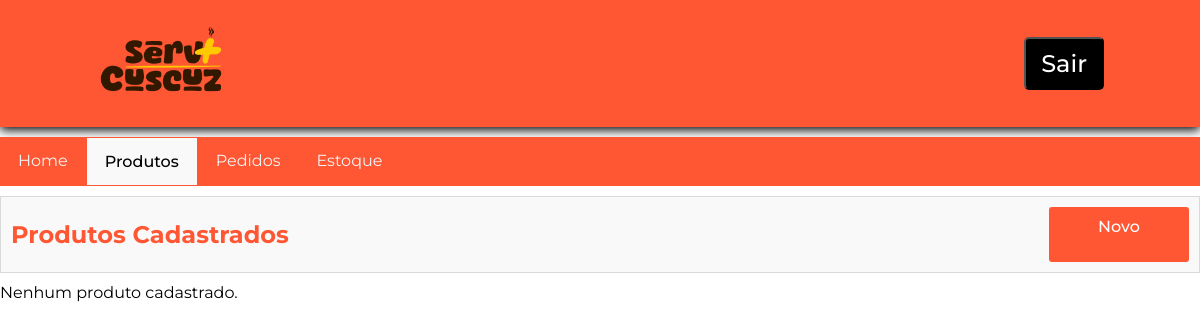
Before: /view/funcionario/produtos.php (signed in) with the older database file.
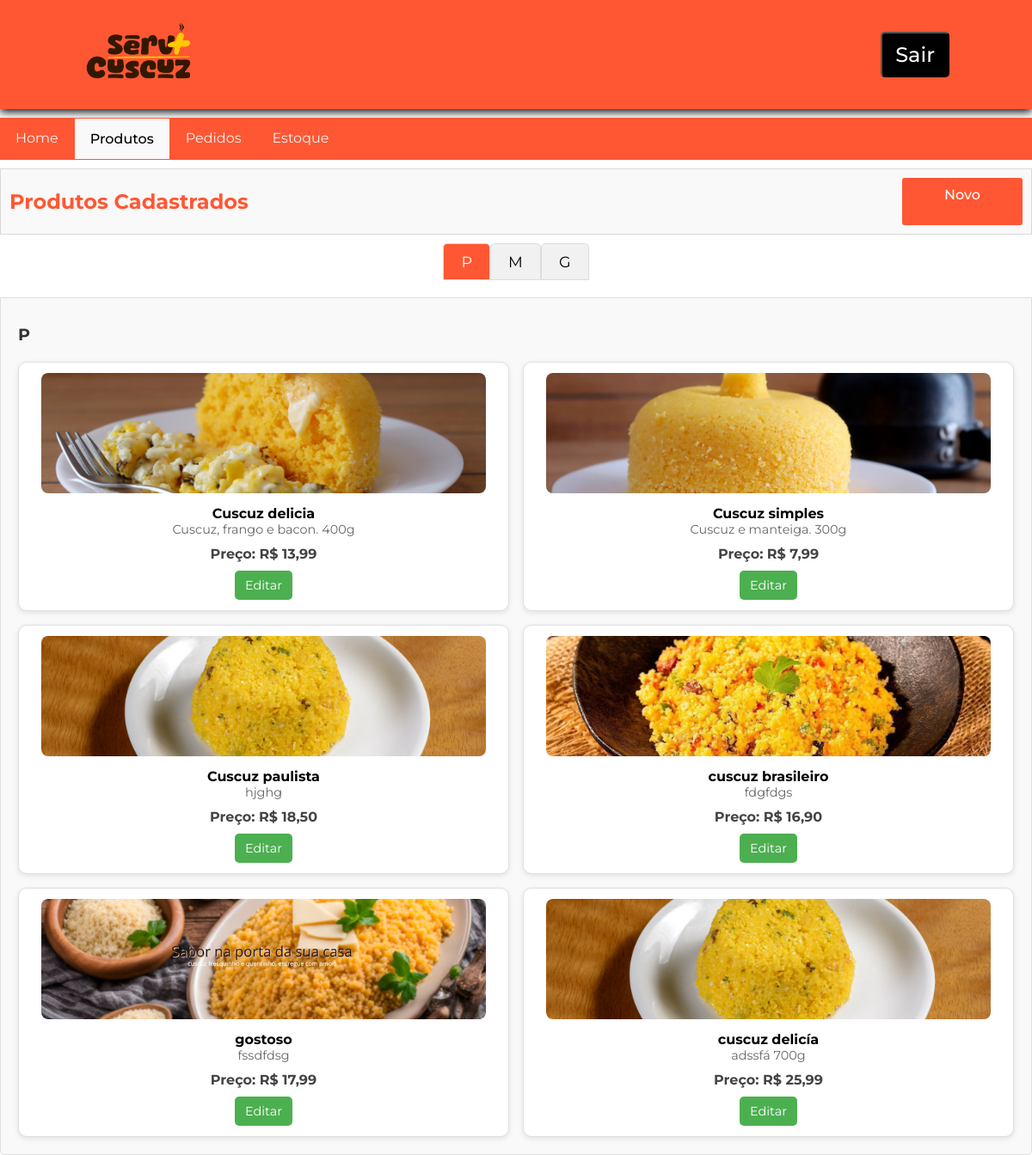
After: the same page with the newer database file.
### tables this page shows
CREATE TABLE `t_produto` (
  `id` int(11) NOT NULL,
  `nome` varchar(255) NOT NULL,
  `descricao` text NOT NULL,
  `imagem` varchar(255) NOT NULL,
  `preco` decimal(10,2) NOT NULL,
  `t_funcionario_id` int(11) DEFAULT NULL,
  `tamanho` varchar(100) NOT NULL,
  `valor_unitario` decimal(10,2) DEFAULT NULL,
  `t_categoria_id` int(11) NOT NULL
);

### model/DAO/src/conexaobd.php (called while the page is built, shortened)
<?php
if (!class_exists('Conexao')) {
    class Conexao {
        private static $conexao;
        public static function getInstance(){
            if (!isset(self::$conexao)) {
                try {
                    $options = array(
                        PDO::ATTR_PERSISTENT => true,
                        PDO::MYSQL_ATTR_INIT_COMMAND => 'SET NAMES utf8mb4',
                        PDO::ATTR_ERRMODE => PDO::ERRMODE_EXCEPTION
                    );
                    self::$conexao = new PDO("mysql:host=localhost;dbname=Serv+Cuscuz", "root", "", $options);
                } catch (PDOException $exc) {
                    echo "Erro ao conectar ao banco: " . $exc->getMessage();
                }
            }
            return self::$conexao;
        }
    }
}

### controller/produto/readProdutoController.php (called while the page is built, shortened)
<?php
require_once __DIR__ . ".../../../model/DAO/produtoDAO.php";
class ReadProdutoController {
    private $produtoDAO;
    public function __construct() {
        $this->produtoDAO = new ProdutoDAO();
    }
    public function getAllProdutos() {
        return $this->produtoDAO->getAllProdutos();
    }
}

### model/DAO/produtoDAO.php (called while the page is built, shortened)
<?php
include "src/conexaobd.php";
require_once __DIR__ . "../../DTO/produtoDTO.php";
class ProdutoDAO {
    private $pdo = null;
    public function __construct() {
        $this->pdo = Conexao::getInstance();
    }
    public function getAllProdutos() {
        try {
            $sql = "SELECT * FROM t_produto";
            $stmt = $this->pdo->query($sql);
            return $stmt->fetchAll(PDO::FETCH_CLASS, "ProdutoDTO");
        } catch (PDOException $e) {
            echo "Erro ao buscar produtos: " . $e->getMessage();
            return [];
        }
    }
}

### model/DTO/produtoDTO.php (called while the page is built, shortened)
<?php
class ProdutoDTO {
    private $nome;
    private $descricao;
    private $imagem;
    private $preco;
    private $tamanho;
    public function getNome() {
        return $this->nome;
    }
    public function getDescricao() {
        return $this->descricao;
    }
    public function getImagem() {
        return $this->imagem;
    }
    public function getPreco() {
        return $this->preco;
    }
    public function getTamanho() {
        return $this->tamanho;
    }
}

### view/funcionario/produtos.php (the view, shortened to what the changed rows need)
<?php
require_once __DIR__ . "../../../controller/produto/readProdutoController.php";
$readProdutoController = new ReadProdutoController();
$produtos = $readProdutoController->getAllProdutos();
?>
<!DOCTYPE html>
<html lang="pt-br">
<head>
    <link rel="stylesheet" href="../../assets/css/headerCadastro.css">
    <link rel="stylesheet" href="../../assets/css/painelControleAdmin.css">
    <link rel="stylesheet" href="../../assets/css/produto/produto.css">
    <link rel="stylesheet" href="../../assets/css/mensagens/mensagens.css">
</head>
<body>
    <section class="section__btnFuncionario novoCuscuz">
        <h2>Produtos Cadastrados</h2>
    </section>
    <main>
    <?php if (empty($produtos)): ?>
        <p>Nenhum produto cadastrado.</p>
    <?php else: ?>
        <div class="tabs">
            <button class="tablink active" onclick="openTab(event, 'P')">P</button>
            <button class="tablink" onclick="openTab(event, 'M')">M</button>
            <button class="tablink" onclick="openTab(event, 'G')">G</button>
        </div>
        <div id="P" class="tabcontent">
                <h3>P</h3>
                <div class="produto-container">
                    <?php foreach ($produtos as $produto): ?>
                        <?php if ($produto->getTamanho() === 'P'): ?>
                            <div class="produto-card">
                                <img src="<?php echo '../../assets/img/' . basename($produto->getImagem()); ?>" alt="<?php echo htmlspecialchars($produto->getNome()); ?>" class="produto-imagem">
                                <h4><?php echo htmlspecialchars($produto->getNome()); ?></h4>
                                <p class="descricao"><?php echo htmlspecialchars($produto->getDescricao()); ?></p>
                                <p class="preco">Preço: R$ <?php echo number_format($produto->getPreco(), 2, ',', '.'); ?></p>
                                <div class="actions">
                                    <form action="../../view/funcionario/editarProduto.php" method="GET" class="form-edit">
                                        <button type="submit" class="btn-edit">Editar</button>
                                    </form>
                                </div>
                            </div>
                        <?php endif; ?>
                    <?php endforeach; ?>
                </div>
            </div>
        <?php endif; ?>
    </main>
</body>
</html>

Changed rows visible on the page:
added t_produto: imagem (picture), nome "Cuscuz delicia", descricao "Cuscuz, frango e bacon. 400g", preco "13,99"
added t_produto: imagem (picture), nome "Cuscuz simples", descricao "Cuscuz e manteiga. 300g", preco "7,99"
added t_produto: imagem (picture), nome "Cuscuz paulista", descricao "hjghg", preco "18,50"
added t_produto: imagem (picture), nome "cuscuz brasileiro", descricao "fdgfdgs", preco "16,90"
added t_produto: imagem (picture), nome "gostoso", descricao "fssdfdsg", preco "17,99"
added t_produto: imagem (picture), nome "cuscuz delicía", descricao "adssfá 700g", preco "25,99"
Other visible differences:
text no longer shown: "Nenhum produto cadastrado."
text now shown: "P M G P"
